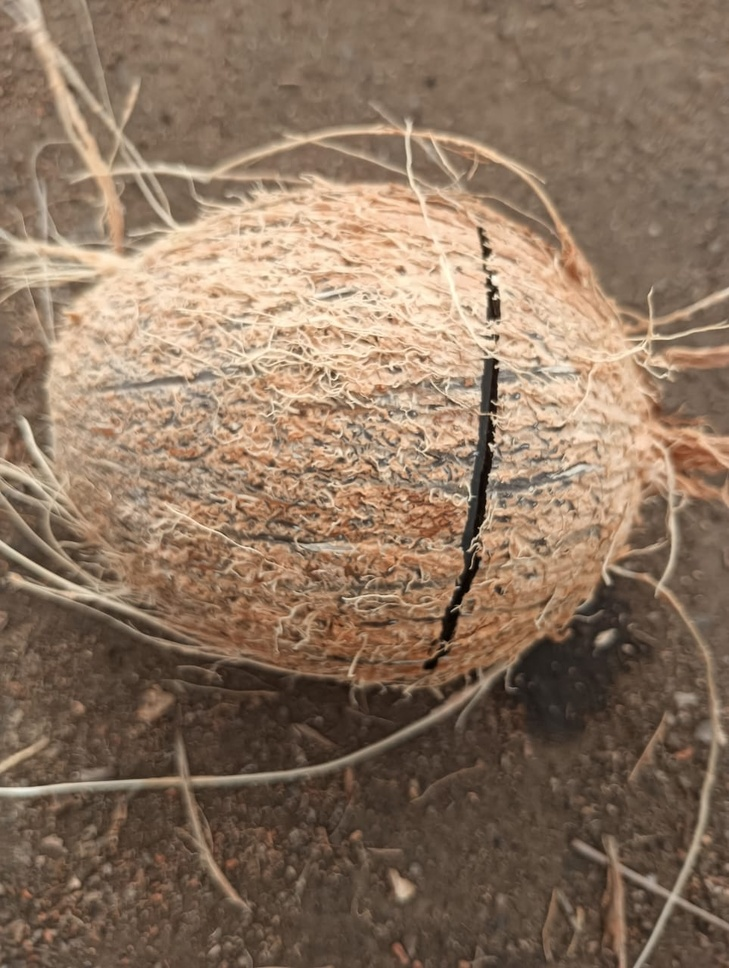
#> input picture new_dataset/crack/cracked115.jpg, 729 x 968 px, shrunk from 963 x 1280 before the run
$ python -i train_coconut_kk_new.py   (imports and definitions only)
#> lines starting #> are read from the running program, lines starting #| are printed output that depends on the picture; after the words box and inside, x2 and y2 are one past the last pixel; in counts of white or black regions, pixels touching at a corner belong together
import cv2
import numpy as np
import pandas as pd
from sklearn.ensemble import RandomForestRegressor
from sklearn.preprocessing import StandardScaler
from sklearn.model_selection import train_test_split
from sklearn.metrics import mean_absolute_error
import joblib

# -------------------- Load Dataset --------------------
df = pd.read_csv(r"C:\Users\venka\Downloads\coconut (4)\coconut\coconut\coconut_dataset_with_features.csv")  # replace with your dataset path
#> (reads coconut_dataset_with_features.csv from the repository)
#> further down, picture is the input picture: shape (968, 729, 3); mean B, G, R 95.9, 116.3, 139.5

feature_cols = ['pixel_area', 'perimeter', 'circularity', 'aspect_ratio']
# [1 line that did not run here, left out]
# [1 line that did not run here, left out]

# Optional: Scale features (good for KNN, harmless for Random Forest)
scaler = StandardScaler()
# [1 line that did not run here, left out]

# Split data
# [1 line that did not run here, left out]

# -------------------- Train RandomForest --------------------
reg = RandomForestRegressor(n_estimators=200, random_state=42)
# [1 line not run here, left out]

# Test model
# [1 line that did not run here, left out]
# [1 line that did not run here, left out]
# [5 lines not run here, left out]

# -------------------- Feature Extraction --------------------
def extract_features(frame, min_area=500):
#> called with min_area = 500
    gray = cv2.cvtColor(frame, cv2.COLOR_BGR2GRAY)
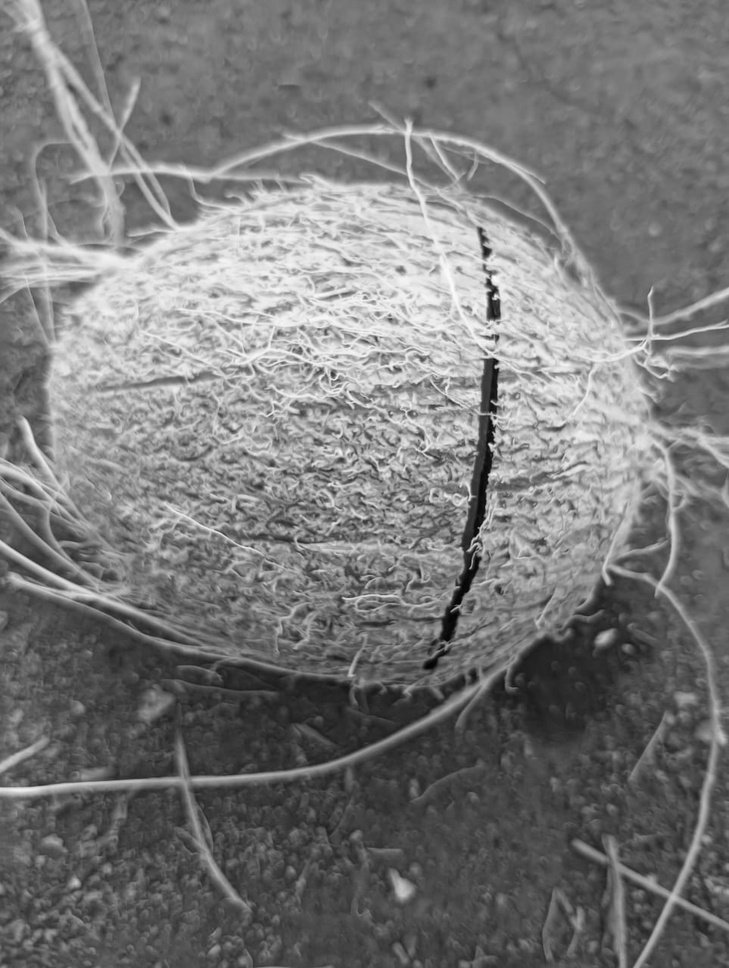
#> gray: shape (968, 729); min 1, max 252, mean 120.9
    thresh = cv2.adaptiveThreshold(gray, 255, cv2.ADAPTIVE_THRESH_GAUSSIAN_C,
                                   cv2.THRESH_BINARY_INV, 11, 2)
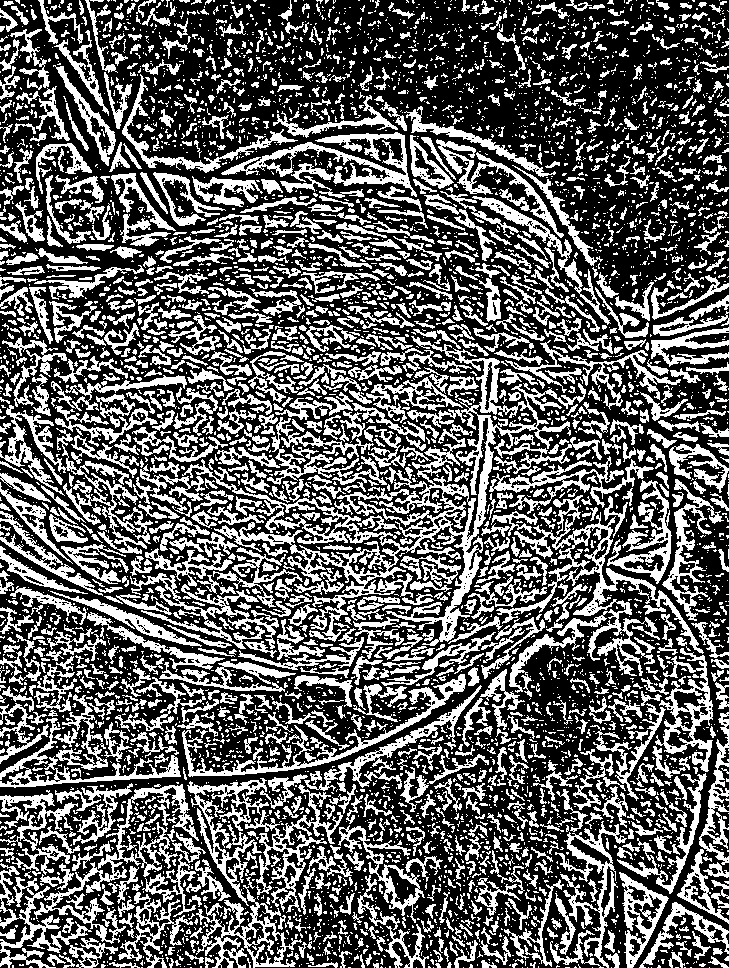
#> thresh: shape (968, 729); 37.3% white; 5451 white regions (3956 under 20 px), largest, box (x1, y1, x2, y2) and area: (182, 336, 586, 646) 15244, (496, 495, 704, 697) 6506, (0, 405, 153, 554) 3862
    thresh = cv2.morphologyEx(thresh, cv2.MORPH_OPEN, np.ones((5,5), np.uint8))
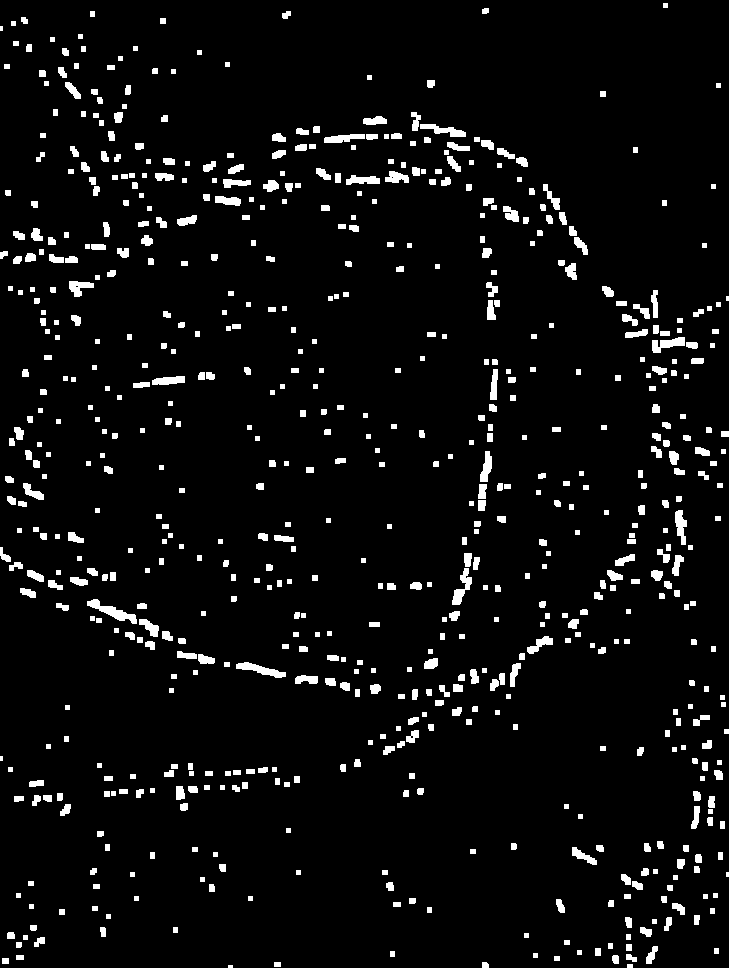
#> thresh: shape (968, 729); 5.1% white; 694 white regions (5 under 20 px)
    contours, _ = cv2.findContours(thresh, cv2.RETR_EXTERNAL, cv2.CHAIN_APPROX_SIMPLE)
#> contours = 694 contours, 202 with area under 20; largest, box (x1, y1, x2, y2) and area: (87, 599, 137, 624) 358, (236, 662, 286, 678) 288, (452, 568, 472, 605) 256, (652, 337, 685, 353) 246, (420, 124, 466, 137) 234

    best_contour = None
    best_score = 0

    for cnt in contours:
        area = cv2.contourArea(cnt)
        if area < min_area:
            continue
        perimeter = cv2.arcLength(cnt, True)
        if perimeter == 0:
            continue
        circularity = 4 * np.pi * (area / (perimeter * perimeter))
        if circularity > best_score:
            best_score = circularity
            best_contour = cnt
#> this loop made 694 passes
#> area on passes 3, 7, 9: 28, 44, 43.5
#> after the loop, best_score = 0

    if best_contour is not None:
        area = cv2.contourArea(best_contour)
        perimeter = cv2.arcLength(best_contour, True)
        x, y, w, h = cv2.boundingRect(best_contour)
        aspect_ratio = float(w)/h
        circularity = 4 * np.pi * (area / (perimeter * perimeter))
        features = [area, perimeter, circularity, aspect_ratio]
        return best_contour, features
    else:
        return None, [0,0,0,0]

# -------------------- Real-time Webcam Prediction --------------------
# [38 lines not run here, left out]

>>> import cv2
>>> picture = cv2.imread('new_dataset/crack/cracked115.jpg')
>>> result = extract_features(picture)
